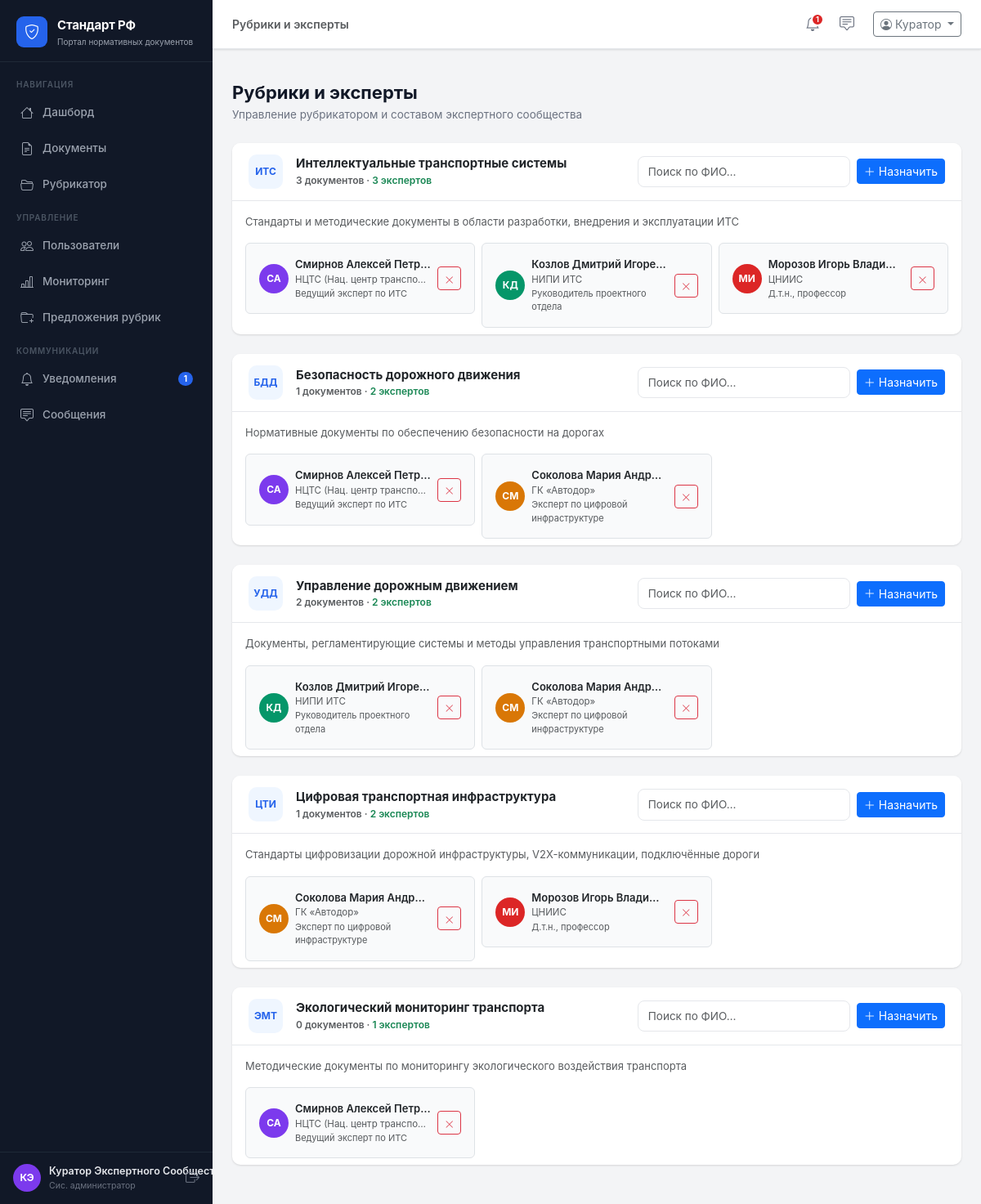
/admin/rubrics (signed in), run on the app's committed database.
### app/models.py (models this page shows, shortened)
class User(db.Model):
    __tablename__ = 'users'
    id           = db.Column(db.Integer, primary_key=True)
    username     = db.Column(db.String(80), unique=True, nullable=False)
    email        = db.Column(db.String(120), unique=True, nullable=False)
    password     = db.Column(db.String(200), nullable=False, default='demo123')
    role         = db.Column(db.String(20), nullable=False)   # admin | org | expert
    full_name    = db.Column(db.String(200))
    organization = db.Column(db.String(300))
    position     = db.Column(db.String(200))
    created_at   = db.Column(db.DateTime, default=datetime.utcnow)
    phone        = db.Column(db.String(20))
    is_active    = db.Column(db.Boolean, default=True)
    org_id       = db.Column(db.Integer, db.ForeignKey('users.id'), nullable=True)
    rubric_id    = db.Column(db.Integer, db.ForeignKey('rubrics.id'), nullable=True)
    documents     = db.relationship('Document', backref='author', lazy=True,
                                    foreign_keys='Document.author_id')
    comments      = db.relationship('Comment', backref='author', lazy=True)
    notifications = db.relationship('Notification', backref='user', lazy=True)
    def get_initials(self):
        if self.full_name:
            parts = self.full_name.split()
            if len(parts) >= 2:
                return f"{parts[0][0]}{parts[1][0]}".upper()
            return self.full_name[:2].upper()
        return self.username[:2].upper()
    def role_label(self):
        return {'admin': 'Сис. администратор', 'org': 'Разработчик', 'organization': 'Организация', 'expert': 'Эксперт'}.get(self.role, self.role)
    def unread_notifications(self):
        return Notification.query.filter_by(user_id=self.id, is_read=False).count()
    def unread_messages(self):
        return Message.query.filter_by(receiver_id=self.id, is_read=False).count()

class Rubric(db.Model):
    __tablename__ = 'rubrics'
    id          = db.Column(db.Integer, primary_key=True)
    code        = db.Column(db.String(20), unique=True, nullable=False)
    name        = db.Column(db.String(200), nullable=False)
    description = db.Column(db.Text)
    created_at  = db.Column(db.DateTime, default=datetime.utcnow)
    documents = db.relationship('Document', backref='rubric', lazy=True)
    def document_count(self):
        return Document.query.filter_by(rubric_id=self.id).count()

class RubricExpert(db.Model):
    __tablename__ = 'rubric_experts'
    id          = db.Column(db.Integer, primary_key=True)
    rubric_id   = db.Column(db.Integer, db.ForeignKey('rubrics.id'), nullable=False)
    user_id     = db.Column(db.Integer, db.ForeignKey('users.id'), nullable=False)
    assigned_at = db.Column(db.DateTime, default=datetime.utcnow)
    rubric = db.relationship('Rubric', backref='expert_assignments')
    user   = db.relationship('User', backref='rubric_assignments')

### app/routes/admin.py (the view)
@admin_bp.route('/rubrics')
@role_required('admin')
def rubrics():
    user        = get_current_user()
    all_rubrics = Rubric.query.all()
    experts     = User.query.filter_by(role='expert').all()
    assignments = {re.user_id: re.rubric_id
                   for re in RubricExpert.query.all()}
    return render_template('admin/rubrics.html',
                           rubrics=all_rubrics, experts=experts,
                           assignments=assignments, user=user)

### app/utils.py (called while the page is built)
def role_required(*roles):
    def decorator(f):
        @wraps(f)
        def decorated(*args, **kwargs):
            if 'user_id' not in session:
                return redirect(url_for('auth.login'))
            if session.get('role') not in roles:
                flash('Недостаточно прав для доступа к этому разделу.', 'danger')
                return redirect(url_for('main.dashboard'))
            return f(*args, **kwargs)
        return decorated
    return decorator

def get_current_user():
    if 'user_id' in session:
        return User.query.get(session['user_id'])
    return None

### app/templates/admin/rubrics.html (shortened to what this page needs)
{% extends 'base.html' %}
{% block page_title %}Рубрики и эксперты{% endblock %}
{% block content %}
<div class="page-header">
  <h1>Рубрики и эксперты</h1>
  <p>Управление рубрикатором и составом экспертного сообщества</p>
</div>
{% for rubric in rubrics %}
{% set assigned_ids = rubric.expert_assignments | map(attribute='user_id') | list %}
{% set available = experts | rejectattr('id', 'in', assigned_ids) | list %}
<div class="card mb-4">
  <div class="card-header d-flex align-items-center justify-content-between flex-wrap gap-2">
    <div class="d-flex align-items-center gap-3">
      <div style="width:42px;height:42px;background:#eff6ff;border-radius:10px;
                  display:flex;align-items:center;justify-content:center;
                  font-size:12px;font-weight:700;color:#2563eb;flex-shrink:0;">
        {{ rubric.code }}
      </div>
      <div>
        <div class="fw-bold" style="font-size:15px;">{{ rubric.name }}</div>
        <div class="text-muted" style="font-size:12px;">
          {{ rubric.document_count() }} документов
          · <span class="{% if rubric.expert_assignments %}text-success fw-semibold{% endif %}">
            {{ rubric.expert_assignments | length }} экспертов
          </span>
        </div>
      </div>
    </div>
    <form method="POST" action="{{ url_for('admin.assign_expert') }}"
          class="d-flex gap-2 align-items-center expert-assign-form"
          onsubmit="return validateAssign(this)">
      <div class="expert-search-wrap position-relative" style="min-width:260px;">
        <input type="text"
               class="form-control form-control-sm expert-search-input"
               placeholder="{% if available %}Поиск по ФИО…{% else %}Все эксперты назначены{% endif %}"
               autocomplete="off"
               {% if not available %}disabled{% endif %}>
      </div>
      <button type="submit" class="btn btn-sm btn-primary"
              {% if not available %}disabled{% endif %}>
        <i class="bi bi-plus-lg me-1"></i>Назначить
      </button>
    </form>
  </div>
  <div class="card-body {% if rubric.expert_assignments %}pb-2{% endif %}">
    {% if rubric.description %}
    <p class="text-muted mb-3" style="font-size:13px;">{{ rubric.description }}</p>
    {% endif %}
    {% if rubric.expert_assignments %}
    <div class="row g-2">
      {% for re in rubric.expert_assignments %}
      <div class="col-sm-6 col-xl-4">
        <div class="d-flex align-items-center gap-2 p-3 rounded border" style="background:#f9fafb;">
          {% set _colors = ['#2563eb','#7c3aed','#059669','#d97706','#dc2626'] %}
          <div class="user-avatar flex-shrink-0"
               style="width:36px;height:36px;font-size:12px;
                      background:{{ _colors[re.user.id % _colors|length] }};">
            {{ re.user.get_initials() }}
          </div>
          <div class="flex-grow-1 min-w-0">
            <div class="fw-semibold text-truncate" style="font-size:13px;">{{ re.user.full_name }}</div>
            <div class="text-muted text-truncate" style="font-size:11.5px;">{{ re.user.organization }}</div>
            <div class="text-muted" style="font-size:11px;">{{ re.user.position }}</div>
          </div>
          <form method="POST" action="{{ url_for('admin.unassign_expert', re_id=re.id) }}"
                class="flex-shrink-0">
            <button type="submit" class="btn btn-sm btn-outline-danger"
                    title="Убрать из рубрики" style="padding:3px 8px;">
              <i class="bi bi-x-lg" style="font-size:11px;"></i>
            </button>
          </form>
        </div>
      </div>
      {% endfor %}
    </div>
    {% else %}
    <div class="text-muted d-flex align-items-center gap-2" style="font-size:13px;">
      <i class="bi bi-person-x opacity-50"></i>
      Экспертов пока не назначено — начните вводить ФИО выше
    </div>
    {% endif %}
  </div>
</div>
{% endfor %}
{% endblock %}

### app/templates/base.html (shortened to what this page needs)
<!DOCTYPE html>
<html lang="ru">
<head>
  <link rel="stylesheet"
        href="https://cdn.jsdelivr.net/npm/bootstrap@5.3.3/dist/css/bootstrap.min.css" />
  <link rel="stylesheet"
        href="https://cdn.jsdelivr.net/npm/bootstrap-icons@1.11.3/font/bootstrap-icons.min.css" />
  <link rel="stylesheet" href="{{ url_for('static', filename='css/main.css') }}" />
</head>
<body>
<aside class="sidebar" id="sidebar">
  <div class="sidebar-brand">
    <div class="brand-icon"><i class="bi bi-shield-check"></i></div>
    <div class="brand-text">
      <span class="brand-title">Стандарт РФ</span>
      <span class="brand-sub">Портал нормативных документов</span>
    </div>
  </div>
  <nav class="sidebar-nav">
    <div class="nav-section-label">Навигация</div>
    <a href="{{ url_for('main.dashboard') }}"
       class="nav-link {% if request.endpoint == 'main.dashboard' %}active{% endif %}">
      <i class="bi bi-house"></i><span>Дашборд</span>
    </a>
    <a href="{{ url_for('documents.list_documents') }}"
       class="nav-link {% if request.blueprint == 'documents' and request.endpoint != 'documents.add' %}active{% endif %}">
      <i class="bi bi-file-earmark-text"></i><span>Документы</span>
    </a>
    <a href="{{ url_for('rubrics.index') }}"
       class="nav-link {% if request.blueprint == 'rubrics' %}active{% endif %}">
      <i class="bi bi-folder2-open"></i><span>Рубрикатор</span>
    </a>
    {% if session.role in ('admin', 'org', 'organization') %}
    <div class="nav-section-label mt-2">Управление</div>
    {% if session.role == 'admin' %}
    <a href="{{ url_for('admin.users') }}"
       class="nav-link {% if request.endpoint in ('admin.users','admin.create_user','admin.toggle_user') %}active{% endif %}">
      <i class="bi bi-people"></i><span>Пользователи</span>
    </a>
    <a href="{{ url_for('admin.monitoring') }}"
       class="nav-link {% if request.endpoint == 'admin.monitoring' %}active{% endif %}">
      <i class="bi bi-bar-chart-line"></i><span>Мониторинг</span>
    </a>
    <a href="{{ url_for('admin.rubric_proposals') }}"
       class="nav-link {% if request.endpoint in ('admin.rubric_proposals','admin.approve_rubric_proposal','admin.reject_rubric_proposal') %}active{% endif %}">
      <i class="bi bi-folder-plus"></i><span>Предложения рубрик</span>
    </a>
    {% endif %}
    {% endif %}
    <div class="nav-section-label mt-2">Коммуникации</div>
    <a href="{{ url_for('notifications.index') }}"
       class="nav-link {% if request.blueprint == 'notifications' %}active{% endif %}">
      <i class="bi bi-bell"></i><span>Уведомления</span>
      {% set unread_n = current_user.unread_notifications() if current_user else 0 %}
      {% if unread_n > 0 %}
      <span class="nav-badge">{{ unread_n }}</span>
      {% endif %}
    </a>
    <a href="{{ url_for('messages.index') }}"
       class="nav-link {% if request.blueprint == 'messages' %}active{% endif %}">
      <i class="bi bi-chat-square-text"></i><span>Сообщения</span>
      {% set unread_m = current_user.unread_messages() if current_user else 0 %}
    </a>
  </nav>
  <div class="sidebar-footer">
    <div class="user-card">
      {% set _avatar_colors = ['#2563eb','#7c3aed','#059669','#d97706','#dc2626'] %}
      <div class="user-avatar" style="background:{{ _avatar_colors[(current_user.id % _avatar_colors|length) if current_user else 0] }}">
        {{ current_user.get_initials() if current_user else '?' }}
      </div>
      <div class="user-info">
        <div class="user-name">{{ session.full_name or 'Гость' }}</div>
        <div class="user-role">{{ current_user.role_label() if current_user else '' }}</div>
      </div>
    </div>
    <a href="{{ url_for('auth.logout') }}" class="btn-logout" title="Выйти">
      <i class="bi bi-box-arrow-right"></i>
    </a>
  </div>
</aside>
<div class="main-wrapper">
  <header class="topbar">
    <div class="topbar-breadcrumb">
      {% block breadcrumb %}
      <span class="text-muted">{% block page_title %}{% endblock %}</span>
      {% endblock %}
    </div>
    <div class="topbar-actions ms-auto">
      <a href="{{ url_for('notifications.index') }}" class="topbar-icon-btn" title="Уведомления">
        {% set unread_n = current_user.unread_notifications() if current_user else 0 %}
        {% if unread_n > 0 %}<span class="dot-badge">{{ unread_n }}</span>{% endif %}
      </a>
      <a href="{{ url_for('messages.index') }}" class="topbar-icon-btn" title="Сообщения">
        <i class="bi bi-chat-square-text"></i>
        {% set unread_m = current_user.unread_messages() if current_user else 0 %}
      </a>
      <div class="dropdown ms-2">
        <button class="btn btn-outline-secondary btn-sm dropdown-toggle" data-bs-toggle="dropdown">
          <i class="bi bi-person-circle me-1"></i>{{ session.full_name.split()[0] if session.full_name else 'Гость' }}
        </button>
      </div>
    </div>
  </header>
  <div class="flash-container">
  </div>
  <main class="page-content">
    {% block content %}{% endblock %}
  </main>
</div>
</body>
</html>

### data on the page
User: full_name "КЭ", role "Сис. администратор"
Rubric: code "ИТС", name "Интеллектуальные транспортные системы", document_count "3", expert_assignments|length "3", description "Стандарты и методические документы в области разработки, внедрения и эксплуатации ИТС"
RubricExpert: user.get_initials "СА", user.full_name "Смирнов Алексей Петр…", user.organization "НЦТС (Нац. центр транспо…", user.position "Ведущий эксперт по ИТС"
RubricExpert: user.get_initials "КД", user.full_name "Козлов Дмитрий Игоре…", user.organization "НИПИ ИТС", user.position "Руководитель проектного отдела"
RubricExpert: user.get_initials "МИ", user.full_name "Морозов Игорь Влади…", user.organization "ЦНИИС", user.position "Д.т.н., профессор"
Rubric: code "БДД", name "Безопасность дорожного движения", document_count "1", expert_assignments|length "2", description "Нормативные документы по обеспечению безопасности на дорогах"
RubricExpert: user.get_initials "СА", user.full_name "Смирнов Алексей Петр…", user.organization "НЦТС (Нац. центр транспо…", user.position "Ведущий эксперт по ИТС"
RubricExpert: user.get_initials "СМ", user.full_name "Соколова Мария Андр…", user.organization "ГК «Автодор»", user.position "Эксперт по цифровой инфраструктуре"
Rubric: code "УДД", name "Управление дорожным движением", document_count "2", expert_assignments|length "2", description "Документы, регламентирующие системы и методы управления транспортными потоками"
RubricExpert: user.get_initials "КД", user.full_name "Козлов Дмитрий Игоре…", user.organization "НИПИ ИТС", user.position "Руководитель проектного отдела"
RubricExpert: user.get_initials "СМ", user.full_name "Соколова Мария Андр…", user.organization "ГК «Автодор»", user.position "Эксперт по цифровой инфраструктуре"
Rubric: code "ЦТИ", name "Цифровая транспортная инфраструктура", document_count "1", expert_assignments|length "2", description "Стандарты цифровизации дорожной инфраструктуры, V2X-коммуникации, подключённые дороги"
RubricExpert: user.get_initials "СМ", user.full_name "Соколова Мария Андр…", user.organization "ГК «Автодор»", user.position "Эксперт по цифровой инфраструктуре"
RubricExpert: user.get_initials "МИ", user.full_name "Морозов Игорь Влади…", user.organization "ЦНИИС", user.position "Д.т.н., профессор"
Rubric: code "ЭМТ", name "Экологический мониторинг транспорта", document_count "0", expert_assignments|length "1", description "Методические документы по мониторингу экологического воздействия транспорта"
RubricExpert: user.get_initials "СА", user.full_name "Смирнов Алексей Петр…", user.organization "НЦТС (Нац. центр транспо…", user.position "Ведущий эксперт по ИТС"

### other printed values
{{ unread_n }} "1"
{{ session.full_name or 'Гость' }} "Куратор Экспертного…"
{{ session.full_name.split()[0] if session.full_name else 'Гость' }} "Куратор"
